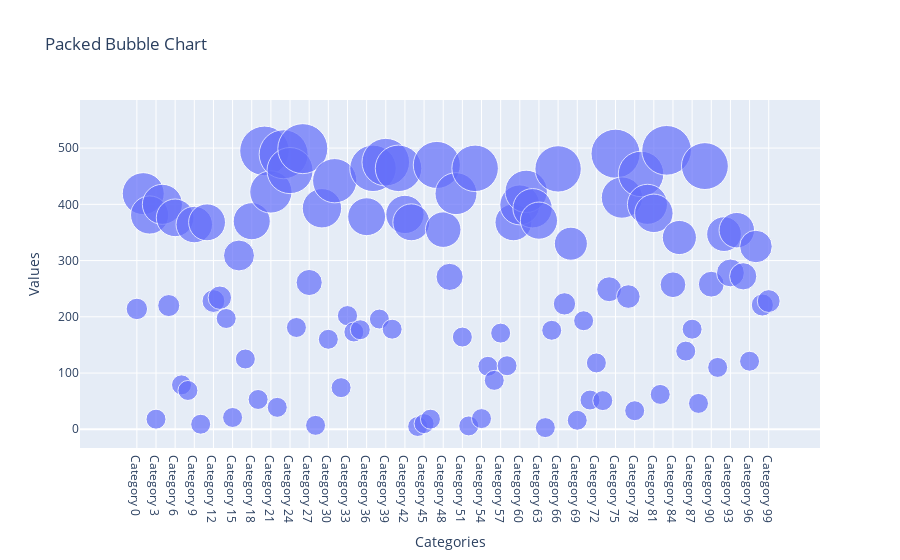

The code cell stored with this chart in its notebook:
### Code cell
import plotly.graph_objects as go
import random

# Generate random data for 100 bubbles
data = []
for i in range(100):
    label = f'Category {i}'
    value = random.randint(1, 500)
    data.append({'label': label, 'value': value})

# Extract labels and values
labels = [item['label'] for item in data]
values = [item['value'] for item in data]

# Create the packed bubble chart
fig = go.Figure(data=go.Scatter(
    x=labels,
    y=values,
    mode='markers',
    marker=dict(
        size=values,
        sizemode='diameter',
        sizeref=max(values) / 50,  # Adjust the bubble size
        sizemin=10
    )
))

# Customize the layout
fig.update_layout(
    title='Packed Bubble Chart',
    xaxis=dict(title='Categories'),
    yaxis=dict(title='Values'),
    showlegend=False
)

# Show the chart
fig.show()

### Figure 1 — Plotly figure (JSON) as saved in the notebook; plotly's stock layout.template omitted (floating-point values rounded to 4 significant figures)
{"data": [{"marker": {"size": [214, 419, 381, 18, 400, 220, 376, 79, 69, 364, 9, 368, 228, 234, 197, 21, 309, 125, 370, 53, 495, 422, 39, 489, 460, 181, 499, 261, 7, 393, 160, 442, 74, 202, 173, 177, 378, 464, 196, 475, 178, 464, 382, 368, 5, 10, 18, 470, 355, 271, 419, 164, 6, 464, 19, 112, 87, 171, 113, 368, 399, 423, 393, 371, 3, 176, 463, 223, 330, 16, 193, 52, 118, 51, 249, 490, 412, 236, 33, 454, 400, 384, 62, 496, 257, 341, 139, 178, 46, 468, 258, 110, 347, 278, 354, 272, 121, 325, 221, 228], "sizemin": 10, "sizemode": "diameter", "sizeref": 9.98}, "mode": "markers", "type": "scatter", "x": ["Category 0", "Category 1", "Category 2", "Category 3", "Category 4", "Category 5", "Category 6", "Category 7", "Category 8", "Category 9", "Category 10", "Category 11", "Category 12", "Category 13", "Category 14", "Category 15", "Category 16", "Category 17", "Category 18", "Category 19", "Category 20", "Category 21", "Category 22", "Category 23", "Category 24", "Category 25", "Category 26", "Category 27", "Category 28", "Category 29", "Category 30", "Category 31", "Category 32", "Category 33", "Category 34", "Category 35", "Category 36", "Category 37", "Category 38", "Category 39", "Category 40", "Category 41", "Category 42", "Category 43", "Category 44", "Category 45", "Category 46", "Category 47", "Category 48", "Category 49", "Category 50", "Category 51", "Category 52", "Category 53", "Category 54", "Category 55", "Category 56", "Category 57", "Category 58", "Category 59", "Category 60", "Category 61", "Category 62", "Category 63", "Category 64", "Category 65", "Category 66", "Category 67", "Category 68", "Category 69", "Category 70", "Category 71", "Category 72", "Category 73", "Category 74", "Category 75", "Category 76", "Category 77", "Category 78", "Category 79", "Category 80", "Category 81", "Category 82", "Category 83", "Category 84", "Category 85", "Category 86", "Category 87", "Category 88", "Category 89", "Category 90", "Category 91", "Category 92", "Category 93", "Category 94", "Category 95", "Category 96", "Category 97", "Category 98", "Category 99"], "y": [214, 419, 381, 18, 400, 220, 376, 79, 69, 364, 9, 368, 228, 234, 197, 21, 309, 125, 370, 53, 495, 422, 39, 489, 460, 181, 499, 261, 7, 393, 160, 442, 74, 202, 173, 177, 378, 464, 196, 475, 178, 464, 382, 368, 5, 10, 18, 470, 355, 271, 419, 164, 6, 464, 19, 112, 87, 171, 113, 368, 399, 423, 393, 371, 3, 176, 463, 223, 330, 16, 193, 52, 118, 51, 249, 490, 412, 236, 33, 454, 400, 384, 62, 496, 257, 341, 139, 178, 46, 468, 258, 110, 347, 278, 354, 272, 121, 325, 221, 228]}], "layout": {"showlegend": false, "title": {"text": "Packed Bubble Chart"}, "xaxis": {"title": {"text": "Categories"}}, "yaxis": {"title": {"text": "Values"}}}}
